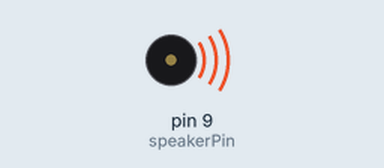
Simulated run of this sketch. Board: Arduino Uno, built with avr-gcc and run on an emulated ATmega328P. Parts: buzzer (waves = sounding).

Above: at 0.15 s.
At 5.1 s:
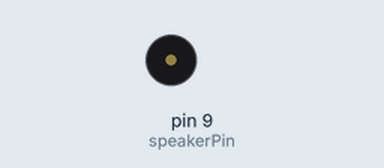
Timing chart, 0 to 7.6 s (numbered marks = the images above):
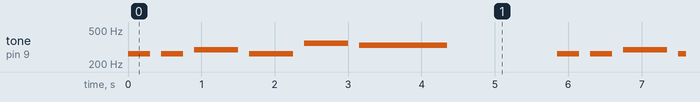

Measured:
- by itself, tone on pin 9 (speakerPin): repeats every 5.9 s: silent 0.15 s, 262 Hz 0.30 s, silent 0.15 s, 294 Hz 0.60 s, silent 0.15 s, 262 Hz 0.60 s, silent 0.15 s, 349 Hz 0.60 s, silent 0.15 s, 330 Hz 1.2 s, silent 1.5 s, 262 Hz 0.30 s

The sketch:

Chap4_1.pde
```cpp
#include "pitches.h"

int speakerPin = 9;

#define NUM_NOTES 7

const int notes[NUM_NOTES] = // a 0 represents a rest
{
  NOTE_C4, NOTE_C4, NOTE_D4, NOTE_C4,
  NOTE_F4, NOTE_E4, 0
};

const int beats[NUM_NOTES] = {
  1, 1, 2, 2, 2, 4, 4 };
const int tempo = 300;

void setup() {
  pinMode(speakerPin, OUTPUT);
}

void loop() {
  for (int i = 0; i < NUM_NOTES; i++) {
    if (notes[i] == 0) {
      delay(beats[i] * tempo); // rest
    }
    else {
      ourTone(notes[i], beats[i] * tempo);
    }
    // pause between notes
    delay(tempo / 2);
  }
}

void ourTone(int freq, int duration)
{
  tone(speakerPin, freq, duration);
  delay(duration);
  noTone(speakerPin);
}
```

pitches.h
```cpp
/*************************************************
 * Public Constants
 *************************************************/

#define NOTE_B0  31
#define NOTE_C1  33
#define NOTE_CS1 35
#define NOTE_D1  37
#define NOTE_DS1 39
#define NOTE_E1  41
#define NOTE_F1  44
#define NOTE_FS1 46
#define NOTE_G1  49
#define NOTE_GS1 52
#define NOTE_A1  55
#define NOTE_AS1 58
#define NOTE_B1  62
#define NOTE_C2  65
#define NOTE_CS2 69
#define NOTE_D2  73
#define NOTE_DS2 78
#define NOTE_E2  82
#define NOTE_F2  87
#define NOTE_FS2 93
#define NOTE_G2  98
#define NOTE_GS2 104
#define NOTE_A2  110
#define NOTE_AS2 117
#define NOTE_B2  123
#define NOTE_C3  131
#define NOTE_CS3 139
#define NOTE_D3  147
#define NOTE_DS3 156
#define NOTE_E3  165
#define NOTE_F3  175
#define NOTE_FS3 185
#define NOTE_G3  196
#define NOTE_GS3 208
#define NOTE_A3  220
#define NOTE_AS3 233
#define NOTE_B3  247
#define NOTE_C4  262
#define NOTE_CS4 277
#define NOTE_D4  294
#define NOTE_DS4 311
#define NOTE_E4  330
#define NOTE_F4  349
#define NOTE_FS4 370
#define NOTE_G4  392
#define NOTE_GS4 415
#define NOTE_A4  440
#define NOTE_AS4 466
#define NOTE_B4  494
#define NOTE_C5  523
#define NOTE_CS5 554
#define NOTE_D5  587
#define NOTE_DS5 622
#define NOTE_E5  659
#define NOTE_F5  698
#define NOTE_FS5 740
#define NOTE_G5  784
#define NOTE_GS5 831
#define NOTE_A5  880
#define NOTE_AS5 932
#define NOTE_B5  988
#define NOTE_C6  1047
#define NOTE_CS6 1109
#define NOTE_D6  1175
#define NOTE_DS6 1245
#define NOTE_E6  1319
#define NOTE_F6  1397
#define NOTE_FS6 1480
#define NOTE_G6  1568
#define NOTE_GS6 1661
#define NOTE_A6  1760
#define NOTE_AS6 1865
#define NOTE_B6  1976
#define NOTE_C7  2093
#define NOTE_CS7 2217
#define NOTE_D7  2349
#define NOTE_DS7 2489
#define NOTE_E7  2637
#define NOTE_F7  2794
#define NOTE_FS7 2960
#define NOTE_G7  3136
#define NOTE_GS7 3322
#define NOTE_A7  3520
#define NOTE_AS7 3729
#define NOTE_B7  3951
#define NOTE_C8  4186
#define NOTE_CS8 4435
#define NOTE_D8  4699
#define NOTE_DS8 4978
```
